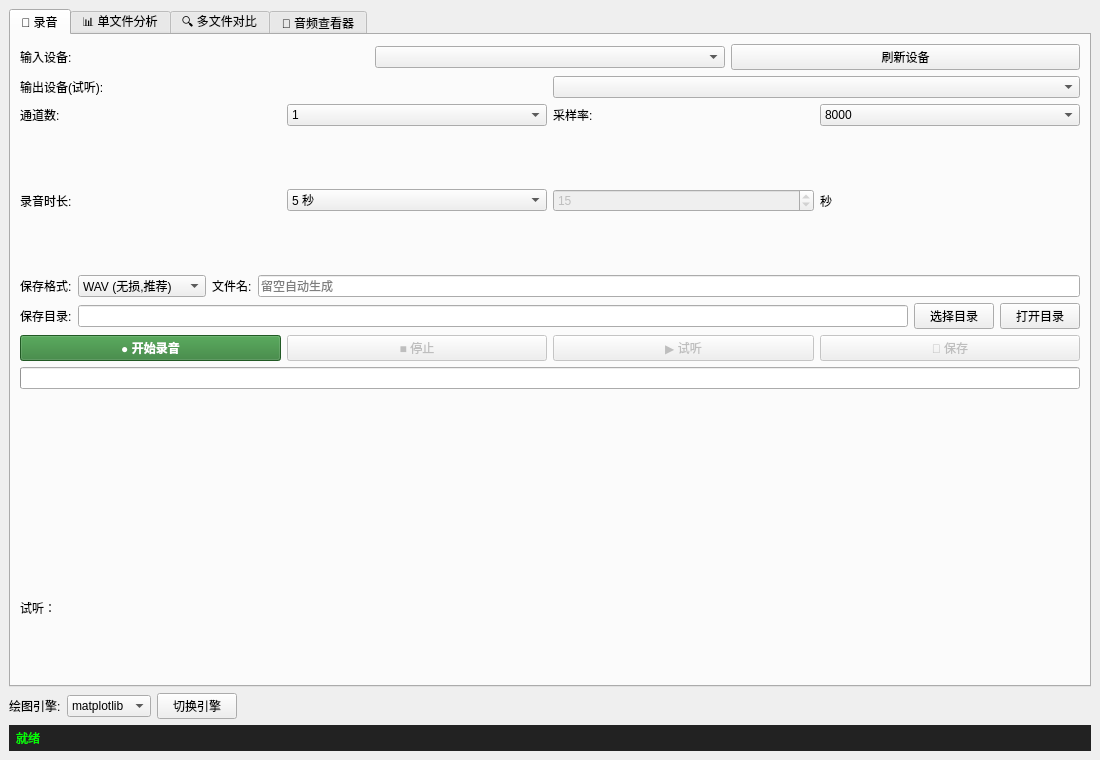
<?xml version="1.0" encoding="UTF-8"?>
<ui version="4.0">
 <class>MainWindow</class>
 <widget class="QMainWindow" name="MainWindow">
  <property name="geometry">
   <rect>
    <x>0</x><y>0</y><width>1100</width><height>760</height>
   </rect>
  </property>
  <property name="windowTitle">
   <string>音频采集与分析工具 (PySide6)</string>
  </property>
  <widget class="QWidget" name="centralwidget">
   <layout class="QVBoxLayout" name="main_vlayout">
    <item>
     <widget class="QTabWidget" name="tabs">
      <widget class="QWidget" name="tab_record">
       <attribute name="title">
        <string>🎤 录音</string>
       </attribute>
       <layout class="QVBoxLayout" name="record_vlayout">
        <item>
         <layout class="QHBoxLayout" name="rec_h1">
          <item>
           <widget class="QLabel" name="label_device">
            <property name="text"><string>输入设备:</string></property>
           </widget>
          </item>
          <item>
           <widget class="QComboBox" name="device_cb">
            <property name="minimumWidth"><number>500</number></property>
           </widget>
          </item>
          <item>
           <widget class="QPushButton" name="refresh_btn">
            <property name="text"><string>刷新设备</string></property>
           </widget>
          </item>
         </layout>
        </item>
        <item>
         <layout class="QHBoxLayout" name="rec_h_out">
          <item>
           <widget class="QLabel" name="label_out_dev">
            <property name="text"><string>输出设备(试听):</string></property>
           </widget>
          </item>
          <item>
           <widget class="QComboBox" name="out_dev_cb">
            <property name="minimumWidth"><number>500</number></property>
           </widget>
          </item>
         </layout>
        </item>
        <item>
         <layout class="QHBoxLayout" name="rec_h2">
          <item><widget class="QLabel" name="label_channels"><property name="text"><string>通道数:</string></property></widget></item>
          <item><widget class="QComboBox" name="channels_cb"><property name="currentText"><string>1</string></property>
           <item><property name="text"><string>1</string></property></item><item><property name="text"><string>2</string></property></item></widget></item>
          <item><widget class="QLabel" name="label_sr"><property name="text"><string>采样率:</string></property></widget></item>
          <item><widget class="QComboBox" name="sr_cb"><property name="currentText"><string>44100</string></property>
           <item><property name="text"><string>8000</string></property></item><item><property name="text"><string>16000</string></property></item>
           <item><property name="text"><string>22050</string></property></item><item><property name="text"><string>32000</string></property></item>
           <item><property name="text"><string>44100</string></property></item><item><property name="text"><string>48000</string></property></item></widget></item>
         </layout>
        </item>
        <item>
         <layout class="QHBoxLayout" name="rec_h3">
          <item><widget class="QLabel" name="label_dur"><property name="text"><string>录音时长:</string></property></widget></item>
          <item><widget class="QComboBox" name="dur_cb"><property name="currentText"><string>10 秒</string></property>
           <item><property name="text"><string>5 秒</string></property></item><item><property name="text"><string>10 秒</string></property></item>
           <item><property name="text"><string>30 秒</string></property></item><item><property name="text"><string>1 分钟</string></property></item>
           <item><property name="text"><string>3 分钟</string></property></item><item><property name="text"><string>自定义</string></property></item></widget></item>
          <item><widget class="QSpinBox" name="custom_sb"><property name="enabled"><bool>false</bool></property>
           <property name="minimum"><number>1</number></property><property name="maximum"><number>3600</number></property>
           <property name="value"><number>15</number></property></widget></item>
          <item><widget class="QLabel" name="label_sec"><property name="text"><string>秒</string></property></widget></item>
         </layout>
        </item>
        <item>
         <layout class="QHBoxLayout" name="rec_h4">
          <item><widget class="QLabel" name="label_fmt"><property name="text"><string>保存格式:</string></property></widget></item>
          <item><widget class="QComboBox" name="fmt_cb"><property name="currentText"><string>WAV (无损,推荐)</string></property>
           <item><property name="text"><string>WAV (无损,推荐)</string></property></item><item><property name="text"><string>FLAC (无损压缩)</string></property></item>
           <item><property name="text"><string>OGG/Vorbis</string></property></item><item><property name="text"><string>MP3 (需 lameenc)</string></property></item></widget></item>
          <item><widget class="QLabel" name="label_name"><property name="text"><string>文件名:</string></property></widget></item>
          <item><widget class="QLineEdit" name="name_le"><property name="placeholderText"><string>留空自动生成</string></property></widget></item>
         </layout>
        </item>
        <item>
         <layout class="QHBoxLayout" name="rec_h_dir">
          <item><widget class="QLabel" name="label_save_dir"><property name="text"><string>保存目录:</string></property></widget></item>
          <item><widget class="QLineEdit" name="save_dir_le"><property name="readOnly"><bool>true</bool></property></widget></item>
          <item><widget class="QPushButton" name="choose_dir_btn"><property name="text"><string>选择目录</string></property></widget></item>
          <item><widget class="QPushButton" name="open_dir_btn"><property name="text"><string>打开目录</string></property></widget></item>
         </layout>
        </item>
        <item>
         <layout class="QHBoxLayout" name="rec_h5">
          <item><widget class="QPushButton" name="rec_btn"><property name="text"><string>● 开始录音</string></property>
           <property name="styleSheet"><string>background:#2e7d32; color:white; font-weight:bold;</string></property></widget></item>
          <item><widget class="QPushButton" name="stop_btn"><property name="text"><string>■ 停止</string></property>
           <property name="enabled"><bool>false</bool></property></widget></item>
          <item><widget class="QPushButton" name="play_btn"><property name="text"><string>▶ 试听</string></property>
           <property name="enabled"><bool>false</bool></property></widget></item>
          <item><widget class="QPushButton" name="save_btn"><property name="text"><string>💾 保存</string></property>
           <property name="enabled"><bool>false</bool></property></widget></item>
         </layout>
        </item>
        <item><widget class="QProgressBar" name="progress"><property name="textVisible"><bool>false</bool></property></widget></item>
        <item><widget class="QWidget" name="canvas_placeholder" /></item>
        <item><widget class="QLabel" name="player_label"><property name="text"><string>试听：</string></property></widget></item>
       </layout>
      </widget>
      <widget class="QWidget" name="tab_analysis">
       <attribute name="title"><string>📊 单文件分析</string></attribute>
       <layout class="QVBoxLayout" name="analysis_vlayout">
        <item>
         <layout class="QHBoxLayout" name="an_h1">
          <item><widget class="QLabel" name="label_an_dir"><property name="text"><string>分析目录/文件:</string></property></widget></item>
          <item><widget class="QLineEdit" name="an_dir_le"/></item>
          <item><widget class="QPushButton" name="an_browse_btn"><property name="text"><string>浏览</string></property></widget></item>
          <item><widget class="QPushButton" name="an_scan_btn"><property name="text"><string>扫描</string></property></widget></item>
          <item><widget class="QPushButton" name="an_open_btn"><property name="text"><string>打开音频</string></property>
           <property name="styleSheet"><string>background:#2e7d32; color:white;</string></property></widget></item>
         </layout>
        </item>
        <item><widget class="QListWidget" name="an_list"><property name="selectionMode"><enum>QAbstractItemView::MultiSelection</enum></property></widget></item>
        <item><widget class="QLabel" name="an_cur_label"><property name="text"><string>当前文件: 未选择</string></property></widget></item>
        <item>
         <widget class="QGroupBox" name="an_group">
          <property name="title"><string>分析方法</string></property>
          <layout class="QHBoxLayout" name="an_gv">
           <item><widget class="QCheckBox" name="chk_time"><property name="text"><string>时域波形</string></property><property name="checked"><bool>true</bool></property></widget></item>
           <item><widget class="QCheckBox" name="chk_freq"><property name="text"><string>频谱</string></property><property name="checked"><bool>true</bool></property></widget></item>
           <item><widget class="QCheckBox" name="chk_spec"><property name="text"><string>语谱图</string></property><property name="checked"><bool>false</bool></property></widget></item>
           <item><widget class="QCheckBox" name="chk_pitch"><property name="text"><string>基频</string></property><property name="checked"><bool>false</bool></property></widget></item>
           <item><widget class="QCheckBox" name="chk_window"><property name="text"><string>窗函数对比</string></property><property name="checked"><bool>false</bool></property></widget></item>
           <item><widget class="QCheckBox" name="chk_denoise"><property name="text"><string>降噪对比</string></property><property name="checked"><bool>false</bool></property></widget></item>
          </layout>
         </widget>
        </item>
        <item>
         <layout class="QHBoxLayout" name="an_h2">
          <item><widget class="QPushButton" name="an_run_btn"><property name="text"><string>运行分析</string></property>
           <property name="styleSheet"><string>background:#1565c0; color:white;</string></property></widget></item>
          <item><widget class="QPushButton" name="an_metrics_btn"><property name="text"><string>查看指标</string></property></widget></item>
          <item><widget class="QLabel" name="label_an_sub"><property name="text"><string>放大查看子图:</string></property></widget></item>
          <item><widget class="QComboBox" name="an_sub_cb"/></item>
          <item><widget class="QPushButton" name="an_zoom_btn"><property name="text"><string>放大查看</string></property></widget></item>
         </layout>
        </item>
        <item><widget class="QWidget" name="an_canvas_placeholder" /></item>
       </layout>
      </widget>
      <widget class="QWidget" name="tab_compare">
       <attribute name="title"><string>🔍 多文件对比</string></attribute>
       <layout class="QVBoxLayout" name="compare_vlayout">
        <item>
         <layout class="QHBoxLayout" name="cmp_h1">
          <item><widget class="QLabel" name="label_cmp_dir"><property name="text"><string>对比目录/文件:</string></property></widget></item>
          <item><widget class="QLineEdit" name="cmp_dir_le"/></item>
          <item><widget class="QPushButton" name="cmp_browse_btn"><property name="text"><string>浏览</string></property></widget></item>
          <item><widget class="QPushButton" name="cmp_scan_btn"><property name="text"><string>扫描</string></property></widget></item>
          <item><widget class="QPushButton" name="cmp_open_btn"><property name="text"><string>打开音频</string></property>
           <property name="styleSheet"><string>background:#2e7d32; color:white;</string></property></widget></item>
         </layout>
        </item>
        <item><widget class="QListWidget" name="cmp_list"><property name="selectionMode"><enum>QAbstractItemView::MultiSelection</enum></property></widget></item>
        <item><widget class="QLabel" name="cmp_cur_label"><property name="text"><string>已选文件: 0 个 (点击/双击列表项选择)</string></property></widget></item>
        <item>
         <layout class="QHBoxLayout" name="cmp_h2">
          <item><widget class="QLabel" name="label_cmp_mode"><property name="text"><string>对比方式:</string></property></widget></item>
          <item><widget class="QComboBox" name="cmp_mode_cb">
           <item><property name="text"><string>波形叠加对比</string></property></item>
           <item><property name="text"><string>频谱对比</string></property></item>
           <item><property name="text"><string>指标对比表</string></property></item>
           <item><property name="text"><string>相似度矩阵</string></property></item>
          </widget></item>
          <item><widget class="QPushButton" name="cmp_run_btn"><property name="text"><string>运行对比分析</string></property>
           <property name="styleSheet"><string>background:#6a1b9a; color:white;</string></property></widget></item>
          <item><widget class="QPushButton" name="cmp_metrics_btn"><property name="text"><string>查看指标对比</string></property></widget></item>
         </layout>
        </item>
        <item><widget class="QWidget" name="cmp_canvas_placeholder" /></item>
       </layout>
      </widget>
      <widget class="QWidget" name="tab_viewer">
       <attribute name="title"><string>📁 音频查看器</string></attribute>
       <layout class="QVBoxLayout" name="viewer_vlayout">
        <item>
         <layout class="QHBoxLayout" name="vw_h1">
          <item><widget class="QLabel" name="label_vw_file"><property name="text"><string>音频文件:</string></property></widget></item>
          <item><widget class="QLineEdit" name="vw_file_le"/></item>
          <item><widget class="QPushButton" name="vw_open_btn"><property name="text"><string>打开文件</string></property></widget></item>
          <item><widget class="QPushButton" name="vw_export_btn"><property name="text"><string>导出结果</string></property></widget></item>
         </layout>
        </item>
        <item>
         <layout class="QHBoxLayout" name="vw_h2">
          <item><widget class="QLabel" name="label_vw_win"><property name="text"><string>窗函数:</string></property></widget></item>
          <item><widget class="QComboBox" name="vw_win_cb">
           <item><property name="text"><string>汉宁 (Hanning)</string></property></item>
           <item><property name="text"><string>汉明 (Hamming)</string></property></item>
           <item><property name="text"><string>布莱克曼 (Blackman)</string></property></item>
           <item><property name="text"><string>矩形 (Rect)</string></property></item>
          </widget></item>
          <item><widget class="QLabel" name="label_vw_fft"><property name="text"><string>FFT点数:</string></property></widget></item>
          <item><widget class="QComboBox" name="vw_fft_cb">
           <item><property name="text"><string>1024</string></property></item>
           <item><property name="text"><string>2048</string></property></item>
           <item><property name="text"><string>4096</string></property></item>
           <item><property name="text"><string>8192</string></property></item>
           <item><property name="text"><string>自动</string></property></item>
          </widget></item>
          <item><widget class="QLabel" name="label_vw_mode"><property name="text"><string>绘图:</string></property></widget></item>
          <item><widget class="QComboBox" name="vw_mode_cb">
           <item><property name="text"><string>波形+频谱</string></property></item>
           <item><property name="text"><string>仅波形</string></property></item>
           <item><property name="text"><string>仅频谱</string></property></item>
           <item><property name="text"><string>语谱图</string></property></item>
          </widget></item>
          <item><widget class="QCheckBox" name="vw_db_chk"><property name="text"><string>频谱 dB</string></property><property name="checked"><bool>true</bool></property></widget></item>
          <item><widget class="QPushButton" name="vw_refresh_btn"><property name="text"><string>刷新绘图</string></property>
           <property name="styleSheet"><string>background:#1565c0; color:white;</string></property></widget></item>
         </layout>
        </item>
        <item>
         <widget class="QSplitter" name="vw_splitter">
          <property name="orientation"><enum>Qt::Horizontal</enum></property>
          <widget class="QGroupBox" name="vw_info_group">
           <property name="title"><string>音频信息与指标</string></property>
           <layout class="QVBoxLayout" name="vw_info_vlayout">
            <item><widget class="QTableWidget" name="vw_info_table">
             <property name="columnCount"><number>3</number></property>
             <property name="editTriggers"><set>QAbstractItemView::NoEditTriggers</set></property>
             <property name="selectionMode"><enum>QAbstractItemView::NoSelection</enum></property>
            </widget></item>
           </layout>
          </widget>
          <widget class="QGroupBox" name="vw_plot_group">
           <property name="title"><string>波形与频谱</string></property>
           <layout class="QVBoxLayout" name="vw_plot_vlayout">
            <item><widget class="QWidget" name="vw_canvas_placeholder" /></item>
           </layout>
          </widget>
         </widget>
        </item>
       </layout>
      </widget>
     </widget>
    </item>
    <item>
     <layout class="QHBoxLayout" name="backend_h">
      <item><widget class="QLabel" name="label_backend"><property name="text"><string>绘图引擎:</string></property></widget></item>
      <item><widget class="QComboBox" name="backend_cb">
       <item><property name="text"><string>matplotlib</string></property></item>
       <item><property name="text"><string>pyqtgraph</string></property></item>
      </widget></item>
      <item><widget class="QPushButton" name="apply_backend_btn"><property name="text"><string>切换引擎</string></property></widget></item>
      <item><spacer name="backend_spacer">
       <property name="orientation"><enum>Qt::Horizontal</enum></property>
       <property name="sizeHint" stdset="0"><size><width>40</width><height>20</height></size></property>
      </spacer></item>
     </layout>
    </item>
    <item>
     <widget class="QLabel" name="status">
      <property name="text"><string>就绪</string></property>
      <property name="styleSheet"><string>padding:4px; background:#222; color:#0f0; font-family:Consolas;</string></property>
     </widget>
    </item>
   </layout>
  </widget>
 </widget>
 <resources/>
 <connections/>
</ui>
